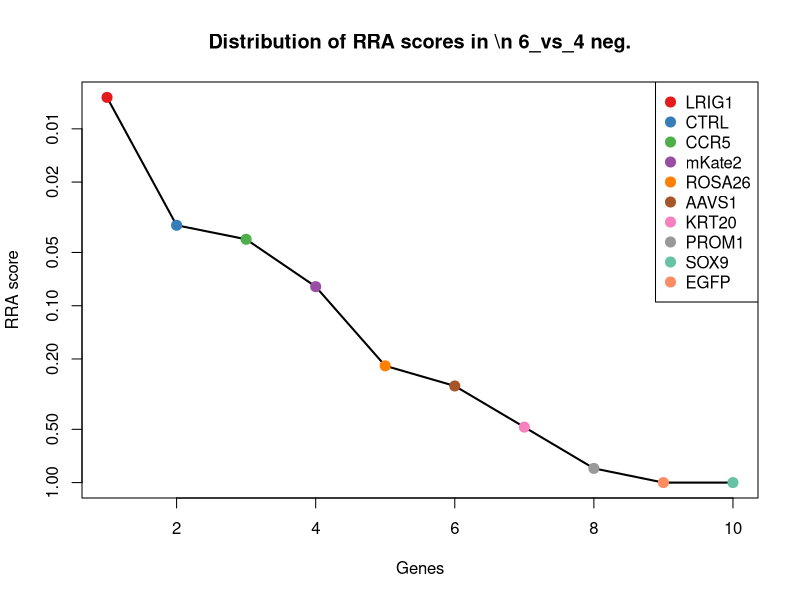
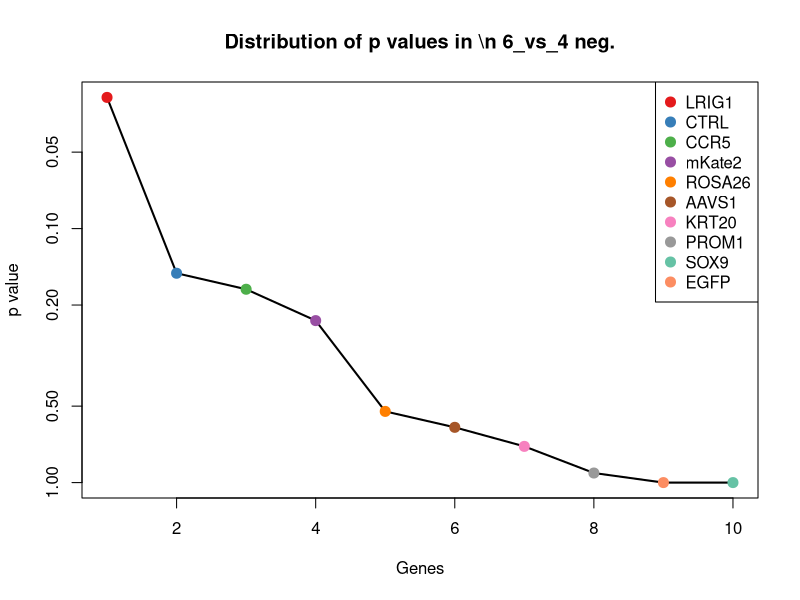
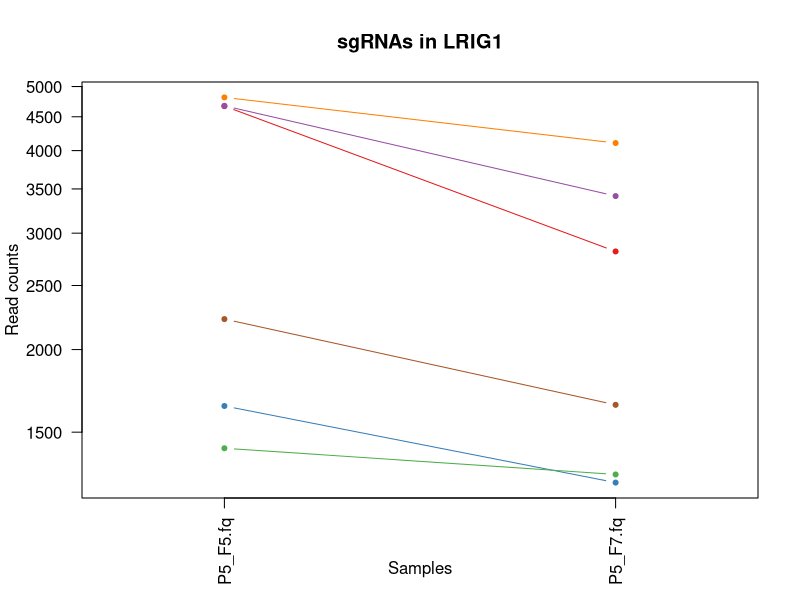
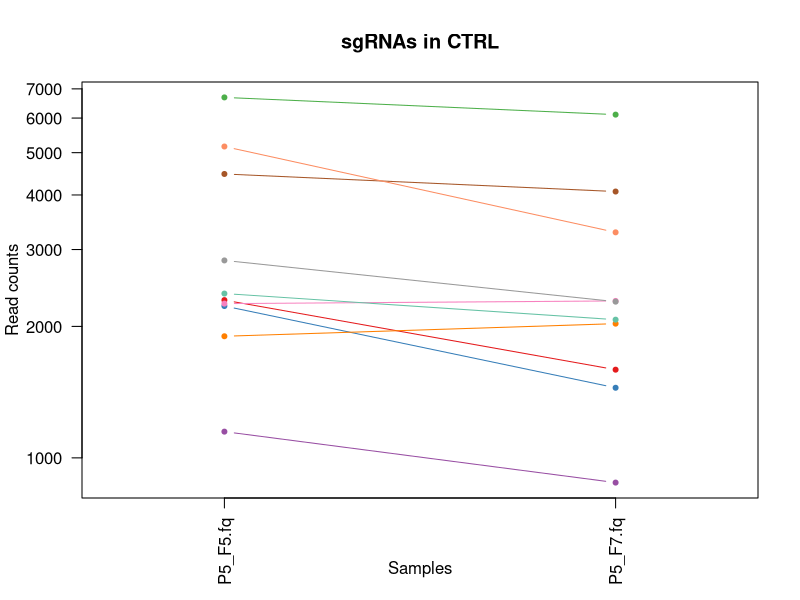
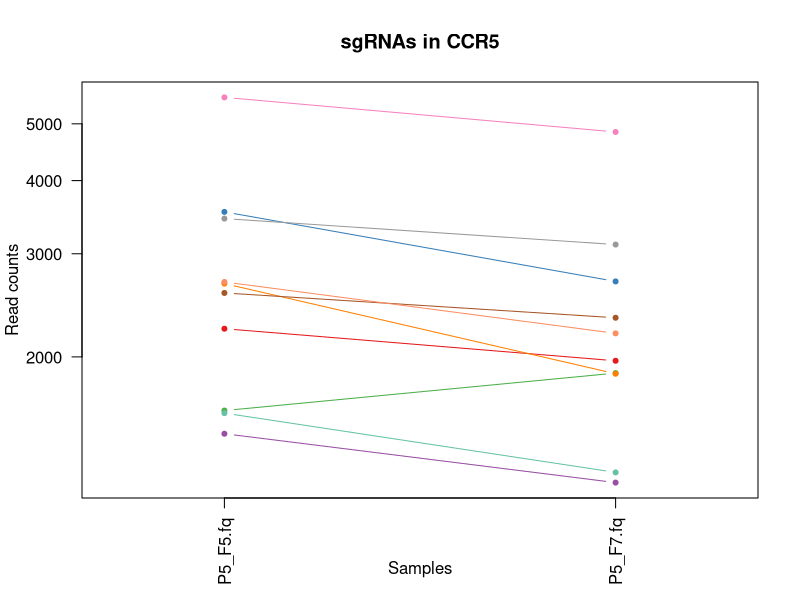
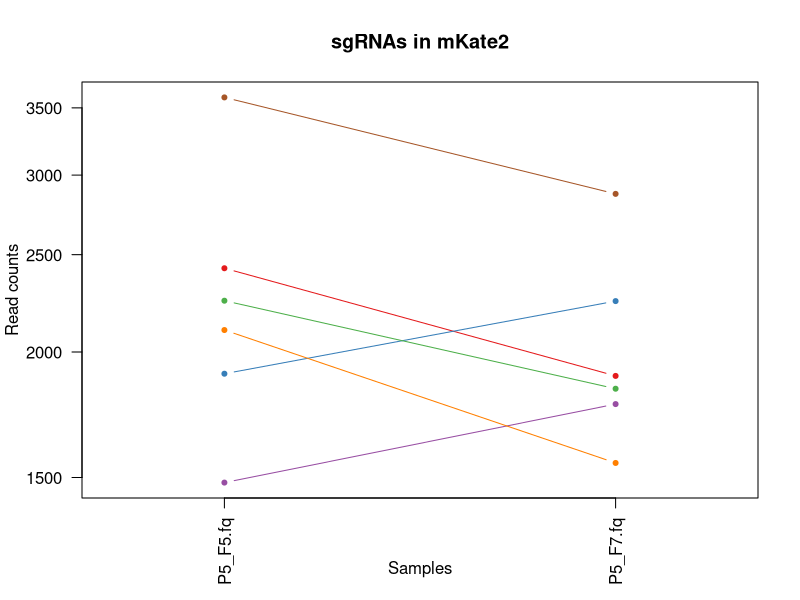
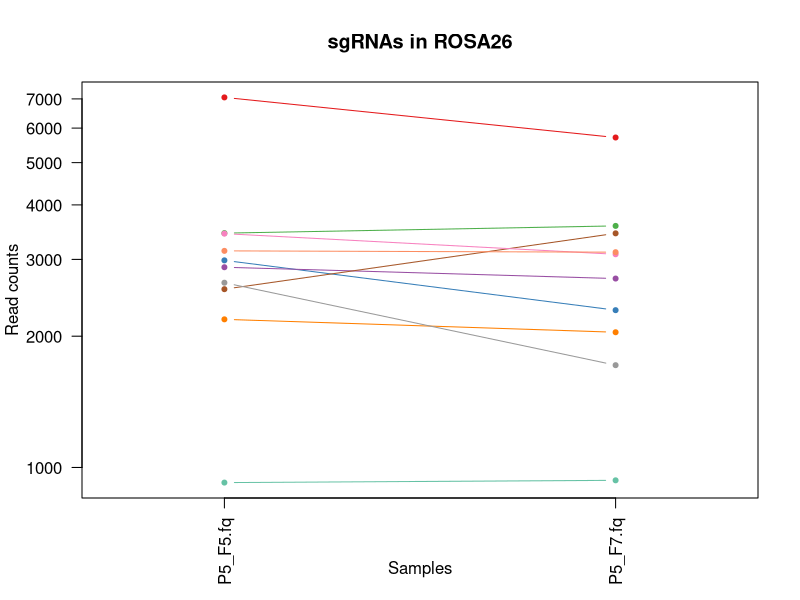
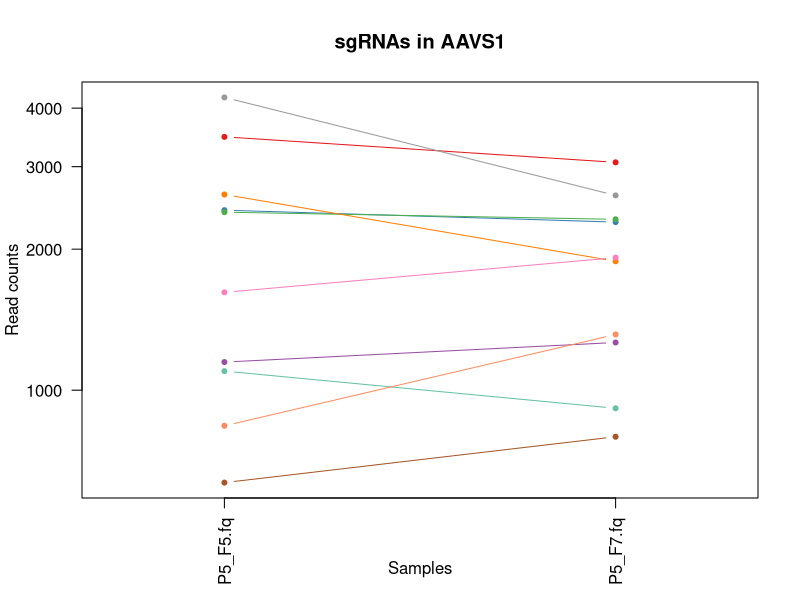

Here is the R script that generated these plots, in order: (Note: this script raises an error after producing the figures.)
pdf(file='P5_46_day7.pdf',width=4.5,height=4.5);
gstable=read.table('P5_46_day7.gene_summary.txt',header=T)
# 
#
# parameters
# Do not modify the variables beginning with "__"

# gstablename='__GENE_SUMMARY_FILE__'
startindex=3
# outputfile='__OUTPUT_FILE__'
targetgenelist=c("LRIG1","CTRL","CCR5","mKate2","ROSA26","AAVS1","KRT20","PROM1","SOX9","EGFP")
# samplelabel=sub('.\\w+.\\w+$','',colnames(gstable)[startindex]);
samplelabel='6_vs_4 neg.'


# You need to write some codes in front of this code:
# gstable=read.table(gstablename,header=T)
# pdf(file=outputfile,width=6,height=6)


# set up color using RColorBrewer
#library(RColorBrewer)
#colors <- brewer.pal(length(targetgenelist), "Set1")

colors=c( "#E41A1C", "#377EB8", "#4DAF4A", "#984EA3", "#FF7F00",  "#A65628", "#F781BF",
          "#999999", "#66C2A5", "#FC8D62", "#8DA0CB", "#E78AC3", "#A6D854", "#FFD92F", "#E5C494", "#B3B3B3", 
          "#8DD3C7", "#FFFFB3", "#BEBADA", "#FB8072", "#80B1D3", "#FDB462", "#B3DE69", "#FCCDE5",
          "#D9D9D9", "#BC80BD", "#CCEBC5", "#FFED6F")

######
# function definition

plotrankedvalues<-function(val, tglist, ...){
  
  plot(val,log='y',ylim=c(max(val),min(val)),type='l',lwd=2, ...)
  if(length(tglist)>0){
    for(i in 1:length(tglist)){
      targetgene=tglist[i];
      tx=which(names(val)==targetgene);ty=val[targetgene];
      points(tx,ty,col=colors[(i %% length(colors)) ],cex=2,pch=20)
      # text(tx+50,ty,targetgene,col=colors[i])
    }
    legend('topright',tglist,pch=20,pt.cex = 2,cex=1,col=colors)
  }
}



plotrandvalues<-function(val,targetgenelist, ...){
  # choose the one with the best distance distribution
  
  mindiffvalue=0;
  randval=val;
  for(i in 1:20){
    randval0=sample(val)
    vindex=sort(which(names(randval0) %in% targetgenelist))
    if(max(vindex)>0.9*length(val)){
      # print('pass...')
      next;
    }
    mindiffind=min(diff(vindex));
    if (mindiffind > mindiffvalue){
      mindiffvalue=mindiffind;
      randval=randval0;
      # print(paste('Diff: ',mindiffvalue))
    }
  }
  plot(randval,log='y',ylim=c(max(randval),min(randval)),pch=20,col='grey', ...)
  
  if(length(targetgenelist)>0){
    for(i in 1:length(targetgenelist)){
      targetgene=targetgenelist[i];
      tx=which(names(randval)==targetgene);ty=randval[targetgene];
      points(tx,ty,col=colors[(i %% length(colors)) ],cex=2,pch=20)
      text(tx+50,ty,targetgene,col=colors[i])
    }
  }
  
}




# set.seed(1235)



pvec=gstable[,startindex]
names(pvec)=gstable[,'id']
pvec=sort(pvec);

plotrankedvalues(pvec,targetgenelist,xlab='Genes',ylab='RRA score',main=paste('Distribution of RRA scores in \\n',samplelabel))

# plotrandvalues(pvec,targetgenelist,xlab='Genes',ylab='RRA score',main=paste('Distribution of RRA scores in \\n',samplelabel))


pvec=gstable[,startindex+1]
names(pvec)=gstable[,'id']
pvec=sort(pvec);

plotrankedvalues(pvec,targetgenelist,xlab='Genes',ylab='p value',main=paste('Distribution of p values in \\n',samplelabel))

# plotrandvalues(pvec,targetgenelist,xlab='Genes',ylab='p value',main=paste('Distribution of p values in \\n',samplelabel))



# you need to write after this code:
# dev.off()






# parameters
# Do not modify the variables beginning with "__"
targetmat=list(c(4668.7951155032415,2814.04188166322),c(1642.1561444367512,1257.3170437890255),c(1417.203247938566,1293.5199469954023),c(4673.907681332746,3412.8574698335574),c(4812.96947189526,4105.604914971791),c(2222.943622668429,1648.6997811552592))
targetgene="LRIG1"
collabel=c("P5_F5.fq","P5_F7.fq")

# set up color using RColorBrewer
#library(RColorBrewer)
#colors <- brewer.pal(length(targetgenelist), "Set1")

colors=c( "#E41A1C", "#377EB8", "#4DAF4A", "#984EA3", "#FF7F00",  "#A65628", "#F781BF",
          "#999999", "#66C2A5", "#FC8D62", "#8DA0CB", "#E78AC3", "#A6D854", "#FFD92F", "#E5C494", "#B3B3B3", 
          "#8DD3C7", "#FFFFB3", "#BEBADA", "#FB8072", "#80B1D3", "#FDB462", "#B3DE69", "#FCCDE5",
          "#D9D9D9", "#BC80BD", "#CCEBC5", "#FFED6F")


## code

targetmatvec=unlist(targetmat)+1
yrange=range(targetmatvec[targetmatvec>0]);
# yrange[1]=1; # set the minimum value to 1
for(i in 1:length(targetmat)){
  vali=targetmat[[i]]+1;
  if(i==1){
    plot(1:length(vali),vali,type='b',las=1,pch=20,main=paste('sgRNAs in',targetgene),ylab='Read counts',xlab='Samples',xlim=c(0.7,length(vali)+0.3),ylim = yrange,col=colors[(i %% length(colors))],xaxt='n',log='y')
    axis(1,at=1:length(vali),labels=(collabel),las=2)
    # lines(0:100,rep(1,101),col='black');
  }else{
    lines(1:length(vali),vali,type='b',pch=20,col=colors[(i %% length(colors))])
  }
}




# parameters
# Do not modify the variables beginning with "__"
targetmat=list(c(2296.5645706132896,1590.97082739374),c(2226.0111621661313,1446.1592145682334),c(6690.303644489205,6109.484530286907),c(1147.259772140744,876.6973317003634),c(1897.7844359119615,2028.341036400506),c(4467.360021820776,4072.3373822956614),c(2254.641530811355,2286.65364306222),c(2831.3389563794294,2277.8475314714797),c(2377.343110719456,2071.393137510792),c(5163.6914877992485,3283.7011665027003))
targetgene="CTRL"
collabel=c("P5_F5.fq","P5_F7.fq")

# set up color using RColorBrewer
#library(RColorBrewer)
#colors <- brewer.pal(length(targetgenelist), "Set1")

colors=c( "#E41A1C", "#377EB8", "#4DAF4A", "#984EA3", "#FF7F00",  "#A65628", "#F781BF",
          "#999999", "#66C2A5", "#FC8D62", "#8DA0CB", "#E78AC3", "#A6D854", "#FFD92F", "#E5C494", "#B3B3B3", 
          "#8DD3C7", "#FFFFB3", "#BEBADA", "#FB8072", "#80B1D3", "#FDB462", "#B3DE69", "#FCCDE5",
          "#D9D9D9", "#BC80BD", "#CCEBC5", "#FFED6F")


## code

targetmatvec=unlist(targetmat)+1
yrange=range(targetmatvec[targetmatvec>0]);
# yrange[1]=1; # set the minimum value to 1
for(i in 1:length(targetmat)){
  vali=targetmat[[i]]+1;
  if(i==1){
    plot(1:length(vali),vali,type='b',las=1,pch=20,main=paste('sgRNAs in',targetgene),ylab='Read counts',xlab='Samples',xlim=c(0.7,length(vali)+0.3),ylim = yrange,col=colors[(i %% length(colors))],xaxt='n',log='y')
    axis(1,at=1:length(vali),labels=(collabel),las=2)
    # lines(0:100,rep(1,101),col='black');
  }else{
    lines(1:length(vali),vali,type='b',pch=20,col=colors[(i %% length(colors))])
  }
}




# parameters
# Do not modify the variables beginning with "__"
targetmat=list(c(2233.1687543274375,1968.6551689521552),c(3535.8505276851092,2689.7778625494407),c(1618.6383416210317,1875.7017688276749),c(1477.5315247267156,1219.1572268958178),c(2666.714336669394,1870.8094846105969),c(2570.598099074715,2331.662657859337),c(5546.111411846163,4841.404461220311),c(3443.8243427540333,3109.5358483747264),c(1602.2781309666184,1269.0585259100126),c(2684.0970604897084,2192.721786094324))
targetgene="CCR5"
collabel=c("P5_F5.fq","P5_F7.fq")

# set up color using RColorBrewer
#library(RColorBrewer)
#colors <- brewer.pal(length(targetgenelist), "Set1")

colors=c( "#E41A1C", "#377EB8", "#4DAF4A", "#984EA3", "#FF7F00",  "#A65628", "#F781BF",
          "#999999", "#66C2A5", "#FC8D62", "#8DA0CB", "#E78AC3", "#A6D854", "#FFD92F", "#E5C494", "#B3B3B3", 
          "#8DD3C7", "#FFFFB3", "#BEBADA", "#FB8072", "#80B1D3", "#FDB462", "#B3DE69", "#FCCDE5",
          "#D9D9D9", "#BC80BD", "#CCEBC5", "#FFED6F")


## code

targetmatvec=unlist(targetmat)+1
yrange=range(targetmatvec[targetmatvec>0]);
# yrange[1]=1; # set the minimum value to 1
for(i in 1:length(targetmat)){
  vali=targetmat[[i]]+1;
  if(i==1){
    plot(1:length(vali),vali,type='b',las=1,pch=20,main=paste('sgRNAs in',targetgene),ylab='Read counts',xlab='Samples',xlim=c(0.7,length(vali)+0.3),ylim = yrange,col=colors[(i %% length(colors))],xaxt='n',log='y')
    axis(1,at=1:length(vali),labels=(collabel),las=2)
    # lines(0:100,rep(1,101),col='black');
  }else{
    lines(1:length(vali),vali,type='b',pch=20,col=colors[(i %% length(colors))])
  }
}




# parameters
# Do not modify the variables beginning with "__"
targetmat=list(c(2422.333690019093,1892.3355351657397),c(1901.8744885755648,2246.5369124821814),c(2248.50645181595,1837.541951934467),c(1481.621577390319,1773.942257112454),c(2102.2870690921295,1549.8756399702852),c(3583.9086464824486,2872.749292268155))
targetgene="mKate2"
collabel=c("P5_F5.fq","P5_F7.fq")

# set up color using RColorBrewer
#library(RColorBrewer)
#colors <- brewer.pal(length(targetgenelist), "Set1")

colors=c( "#E41A1C", "#377EB8", "#4DAF4A", "#984EA3", "#FF7F00",  "#A65628", "#F781BF",
          "#999999", "#66C2A5", "#FC8D62", "#8DA0CB", "#E78AC3", "#A6D854", "#FFD92F", "#E5C494", "#B3B3B3", 
          "#8DD3C7", "#FFFFB3", "#BEBADA", "#FB8072", "#80B1D3", "#FDB462", "#B3DE69", "#FCCDE5",
          "#D9D9D9", "#BC80BD", "#CCEBC5", "#FFED6F")


## code

targetmatvec=unlist(targetmat)+1
yrange=range(targetmatvec[targetmatvec>0]);
# yrange[1]=1; # set the minimum value to 1
for(i in 1:length(targetmat)){
  vali=targetmat[[i]]+1;
  if(i==1){
    plot(1:length(vali),vali,type='b',las=1,pch=20,main=paste('sgRNAs in',targetgene),ylab='Read counts',xlab='Samples',xlim=c(0.7,length(vali)+0.3),ylim = yrange,col=colors[(i %% length(colors))],xaxt='n',log='y')
    axis(1,at=1:length(vali),labels=(collabel),las=2)
    # lines(0:100,rep(1,101),col='black');
  }else{
    lines(1:length(vali),vali,type='b',pch=20,col=colors[(i %% length(colors))])
  }
}




# parameters
# Do not modify the variables beginning with "__"
targetmat=list(c(7054.318331549904,5708.317224486518),c(2983.693418098655,2293.502840966129),c(3444.846855919934,3579.1951332142066),c(2877.3520488449676,2710.3254562611683),c(2185.1106355300976,2041.0609753649085),c(2562.4179937475083,3441.232718292609),c(3435.6442374268267,3081.1605999156745),c(2651.3766391808813,1715.234846507519),c(922.3068756425588,933.4478286184673),c(3137.070392983781,3115.4065894352198))
targetgene="ROSA26"
collabel=c("P5_F5.fq","P5_F7.fq")

# set up color using RColorBrewer
#library(RColorBrewer)
#colors <- brewer.pal(length(targetgenelist), "Set1")

colors=c( "#E41A1C", "#377EB8", "#4DAF4A", "#984EA3", "#FF7F00",  "#A65628", "#F781BF",
          "#999999", "#66C2A5", "#FC8D62", "#8DA0CB", "#E78AC3", "#A6D854", "#FFD92F", "#E5C494", "#B3B3B3", 
          "#8DD3C7", "#FFFFB3", "#BEBADA", "#FB8072", "#80B1D3", "#FDB462", "#B3DE69", "#FCCDE5",
          "#D9D9D9", "#BC80BD", "#CCEBC5", "#FFED6F")


## code

targetmatvec=unlist(targetmat)+1
yrange=range(targetmatvec[targetmatvec>0]);
# yrange[1]=1; # set the minimum value to 1
for(i in 1:length(targetmat)){
  vali=targetmat[[i]]+1;
  if(i==1){
    plot(1:length(vali),vali,type='b',las=1,pch=20,main=paste('sgRNAs in',targetgene),ylab='Read counts',xlab='Samples',xlim=c(0.7,length(vali)+0.3),ylim = yrange,col=colors[(i %% length(colors))],xaxt='n',log='y')
    axis(1,at=1:length(vali),labels=(collabel),las=2)
    # lines(0:100,rep(1,101),col='black');
  }else{
    lines(1:length(vali),vali,type='b',pch=20,col=colors[(i %% length(colors))])
  }
}




# parameters
# Do not modify the variables beginning with "__"
targetmat=list(c(3472.454711399257,3063.548376734194),c(2421.311176853192,2283.7182725319735),c(2397.793374037473,2315.0288915212723),c(1147.259772140744,1263.1877848495192),c(2615.588678374352,1883.5294235749996),c(633.9581628585216,794.5069568534543),c(1616.59331528923,1917.775413094545),c(4215.821783009169,2603.6736603288696),c(1097.1566270116027,913.8786917501556),c(838.4607960386899,1314.0675407071294))
targetgene="AAVS1"
collabel=c("P5_F5.fq","P5_F7.fq")

# set up color using RColorBrewer
#library(RColorBrewer)
#colors <- brewer.pal(length(targetgenelist), "Set1")

colors=c( "#E41A1C", "#377EB8", "#4DAF4A", "#984EA3", "#FF7F00",  "#A65628", "#F781BF",
          "#999999", "#66C2A5", "#FC8D62", "#8DA0CB", "#E78AC3", "#A6D854", "#FFD92F", "#E5C494", "#B3B3B3", 
          "#8DD3C7", "#FFFFB3", "#BEBADA", "#FB8072", "#80B1D3", "#FDB462", "#B3DE69", "#FCCDE5",
          "#D9D9D9", "#BC80BD", "#CCEBC5", "#FFED6F")


## code

targetmatvec=unlist(targetmat)+1
yrange=range(targetmatvec[targetmatvec>0]);
# yrange[1]=1; # set the minimum value to 1
for(i in 1:length(targetmat)){
  vali=targetmat[[i]]+1;
  if(i==1){
    plot(1:length(vali),vali,type='b',las=1,pch=20,main=paste('sgRNAs in',targetgene),ylab='Read counts',xlab='Samples',xlim=c(0.7,length(vali)+0.3),ylim = yrange,col=colors[(i %% length(colors))],xaxt='n',log='y')
    axis(1,at=1:length(vali),labels=(collabel),las=2)
    # lines(0:100,rep(1,101),col='black');
  }else{
    lines(1:length(vali),vali,type='b',pch=20,col=colors[(i %% length(colors))])
  }
}




# parameters
# Do not modify the variables beginning with "__"
targetmat=list(c(2558.327941083905,2113.4667817776617),c(3454.049474413042,2657.4887867167267),c(2422.333690019093,2213.2693798060513),c(880.3838358406243,991.1767823799868),c(3830.3343194645513,3536.143032103921),c(2431.536308512201,2123.2513502118177))
targetgene="KRT20"
collabel=c("P5_F5.fq","P5_F7.fq")

# set up color using RColorBrewer
#library(RColorBrewer)
#colors <- brewer.pal(length(targetgenelist), "Set1")

colors=c( "#E41A1C", "#377EB8", "#4DAF4A", "#984EA3", "#FF7F00",  "#A65628", "#F781BF",
          "#999999", "#66C2A5", "#FC8D62", "#8DA0CB", "#E78AC3", "#A6D854", "#FFD92F", "#E5C494", "#B3B3B3", 
          "#8DD3C7", "#FFFFB3", "#BEBADA", "#FB8072", "#80B1D3", "#FDB462", "#B3DE69", "#FCCDE5",
          "#D9D9D9", "#BC80BD", "#CCEBC5", "#FFED6F")


## code

targetmatvec=unlist(targetmat)+1
yrange=range(targetmatvec[targetmatvec>0]);
# yrange[1]=1; # set the minimum value to 1
for(i in 1:length(targetmat)){
  vali=targetmat[[i]]+1;
  if(i==1){
    plot(1:length(vali),vali,type='b',las=1,pch=20,main=paste('sgRNAs in',targetgene),ylab='Read counts',xlab='Samples',xlim=c(0.7,length(vali)+0.3),ylim = yrange,col=colors[(i %% length(colors))],xaxt='n',log='y')
    axis(1,at=1:length(vali),labels=(collabel),las=2)
    # lines(0:100,rep(1,101),col='black');
  }else{
    lines(1:length(vali),vali,type='b',pch=20,col=colors[(i %% length(colors))])
  }
}




# parameters
# Do not modify the variables beginning with "__"
targetmat=list(c(3185.128511781121,2615.4151424498564),c(3337.482973500346,3127.148071556207),c(2517.4274144478713,2293.502840966129),c(3735.2405950357734,3982.3193527014273),c(1999.0132393361448,2162.389623948441),c(6180.069574704685,5723.9725339811675))
targetgene="PROM1"
collabel=c("P5_F5.fq","P5_F7.fq")

# set up color using RColorBrewer
#library(RColorBrewer)
#colors <- brewer.pal(length(targetgenelist), "Set1")

colors=c( "#E41A1C", "#377EB8", "#4DAF4A", "#984EA3", "#FF7F00",  "#A65628", "#F781BF",
          "#999999", "#66C2A5", "#FC8D62", "#8DA0CB", "#E78AC3", "#A6D854", "#FFD92F", "#E5C494", "#B3B3B3", 
          "#8DD3C7", "#FFFFB3", "#BEBADA", "#FB8072", "#80B1D3", "#FDB462", "#B3DE69", "#FCCDE5",
          "#D9D9D9", "#BC80BD", "#CCEBC5", "#FFED6F")


## code

targetmatvec=unlist(targetmat)+1
yrange=range(targetmatvec[targetmatvec>0]);
# yrange[1]=1; # set the minimum value to 1
for(i in 1:length(targetmat)){
  vali=targetmat[[i]]+1;
  if(i==1){
    plot(1:length(vali),vali,type='b',las=1,pch=20,main=paste('sgRNAs in',targetgene),ylab='Read counts',xlab='Samples',xlim=c(0.7,length(vali)+0.3),ylim = yrange,col=colors[(i %% length(colors))],xaxt='n',log='y')
    axis(1,at=1:length(vali),labels=(collabel),las=2)
    # lines(0:100,rep(1,101),col='black');
  }else{
    lines(1:length(vali),vali,type='b',pch=20,col=colors[(i %% length(colors))])
  }
}




# parameters
# Do not modify the variables beginning with "__"
targetmat=list(c(1266.8938125511424,2197.614070311402),c(1041.9409160529572,2162.389623948441),c(1147.259772140744,1736.7608970626618),c(626.8005706972157,1493.1251430521813),c(1410.0456557772602,2687.82094886261),c(1982.6530286817313,3844.35693777983))
targetgene="SOX9"
collabel=c("P5_F5.fq","P5_F7.fq")

# set up color using RColorBrewer
#library(RColorBrewer)
#colors <- brewer.pal(length(targetgenelist), "Set1")

colors=c( "#E41A1C", "#377EB8", "#4DAF4A", "#984EA3", "#FF7F00",  "#A65628", "#F781BF",
          "#999999", "#66C2A5", "#FC8D62", "#8DA0CB", "#E78AC3", "#A6D854", "#FFD92F", "#E5C494", "#B3B3B3", 
          "#8DD3C7", "#FFFFB3", "#BEBADA", "#FB8072", "#80B1D3", "#FDB462", "#B3DE69", "#FCCDE5",
          "#D9D9D9", "#BC80BD", "#CCEBC5", "#FFED6F")


## code

targetmatvec=unlist(targetmat)+1
yrange=range(targetmatvec[targetmatvec>0]);
# yrange[1]=1; # set the minimum value to 1
for(i in 1:length(targetmat)){
  vali=targetmat[[i]]+1;
  if(i==1){
    plot(1:length(vali),vali,type='b',las=1,pch=20,main=paste('sgRNAs in',targetgene),ylab='Read counts',xlab='Samples',xlim=c(0.7,length(vali)+0.3),ylim = yrange,col=colors[(i %% length(colors))],xaxt='n',log='y')
    axis(1,at=1:length(vali),labels=(collabel),las=2)
    # lines(0:100,rep(1,101),col='black');
  }else{
    lines(1:length(vali),vali,type='b',pch=20,col=colors[(i %% length(colors))])
  }
}




# parameters
# Do not modify the variables beginning with "__"
targetmat=list(c(495.918885461908,5227.894914369466),c(1437.6535112565828,5268.011644949505),c(1164.6424959610583,1999.965787941454),c(730.0744004532007,3188.790852691389),c(1179.9801934495708,5104.609352099103),c(2300.654623276893,3396.2237034954924))
targetgene="EGFP"
collabel=c("P5_F5.fq","P5_F7.fq")

# set up color using RColorBrewer
#library(RColorBrewer)
#colors <- brewer.pal(length(targetgenelist), "Set1")

colors=c( "#E41A1C", "#377EB8", "#4DAF4A", "#984EA3", "#FF7F00",  "#A65628", "#F781BF",
          "#999999", "#66C2A5", "#FC8D62", "#8DA0CB", "#E78AC3", "#A6D854", "#FFD92F", "#E5C494", "#B3B3B3", 
          "#8DD3C7", "#FFFFB3", "#BEBADA", "#FB8072", "#80B1D3", "#FDB462", "#B3DE69", "#FCCDE5",
          "#D9D9D9", "#BC80BD", "#CCEBC5", "#FFED6F")


## code

targetmatvec=unlist(targetmat)+1
yrange=range(targetmatvec[targetmatvec>0]);
# yrange[1]=1; # set the minimum value to 1
for(i in 1:length(targetmat)){
  vali=targetmat[[i]]+1;
  if(i==1){
    plot(1:length(vali),vali,type='b',las=1,pch=20,main=paste('sgRNAs in',targetgene),ylab='Read counts',xlab='Samples',xlim=c(0.7,length(vali)+0.3),ylim = yrange,col=colors[(i %% length(colors))],xaxt='n',log='y')
    axis(1,at=1:length(vali),labels=(collabel),las=2)
    # lines(0:100,rep(1,101),col='black');
  }else{
    lines(1:length(vali),vali,type='b',pch=20,col=colors[(i %% length(colors))])
  }
}



# 
#
# parameters
# Do not modify the variables beginning with "__"

# gstablename='__GENE_SUMMARY_FILE__'
startindex=9
# outputfile='__OUTPUT_FILE__'
targetgenelist=c("EGFP","SOX9","mKate2","AAVS1","KRT20","PROM1","ROSA26","CCR5","LRIG1","CTRL")
# samplelabel=sub('.\\w+.\\w+$','',colnames(gstable)[startindex]);
samplelabel='6_vs_4 pos.'


# You need to write some codes in front of this code:
# gstable=read.table(gstablename,header=T)
# pdf(file=outputfile,width=6,height=6)


# set up color using RColorBrewer
#library(RColorBrewer)
#colors <- brewer.pal(length(targetgenelist), "Set1")

colors=c( "#E41A1C", "#377EB8", "#4DAF4A", "#984EA3", "#FF7F00",  "#A65628", "#F781BF",
          "#999999", "#66C2A5", "#FC8D62", "#8DA0CB", "#E78AC3", "#A6D854", "#FFD92F", "#E5C494", "#B3B3B3", 
          "#8DD3C7", "#FFFFB3", "#BEBADA", "#FB8072", "#80B1D3", "#FDB462", "#B3DE69", "#FCCDE5",
          "#D9D9D9", "#BC80BD", "#CCEBC5", "#FFED6F")

######
# function definition

plotrankedvalues<-function(val, tglist, ...){
  
  plot(val,log='y',ylim=c(max(val),min(val)),type='l',lwd=2, ...)
  if(length(tglist)>0){
    for(i in 1:length(tglist)){
      targetgene=tglist[i];
      tx=which(names(val)==targetgene);ty=val[targetgene];
      points(tx,ty,col=colors[(i %% length(colors)) ],cex=2,pch=20)
      # text(tx+50,ty,targetgene,col=colors[i])
    }
    legend('topright',tglist,pch=20,pt.cex = 2,cex=1,col=colors)
  }
}



plotrandvalues<-function(val,targetgenelist, ...){
  # choose the one with the best distance distribution
  
  mindiffvalue=0;
  randval=val;
  for(i in 1:20){
    randval0=sample(val)
    vindex=sort(which(names(randval0) %in% targetgenelist))
    if(max(vindex)>0.9*length(val)){
      # print('pass...')
      next;
    }
    mindiffind=min(diff(vindex));
    if (mindiffind > mindiffvalue){
      mindiffvalue=mindiffind;
      randval=randval0;
      # print(paste('Diff: ',mindiffvalue))
    }
  }
  plot(randval,log='y',ylim=c(max(randval),min(randval)),pch=20,col='grey', ...)
  
  if(length(targetgenelist)>0){
    for(i in 1:length(targetgenelist)){
      targetgene=targetgenelist[i];
      tx=which(names(randval)==targetgene);ty=randval[targetgene];
      points(tx,ty,col=colors[(i %% length(colors)) ],cex=2,pch=20)
      text(tx+50,ty,targetgene,col=colors[i])
    }
  }
  
}




# set.seed(1235)



pvec=gstable[,startindex]
names(pvec)=gstable[,'id']
pvec=sort(pvec);

plotrankedvalues(pvec,targetgenelist,xlab='Genes',ylab='RRA score',main=paste('Distribution of RRA scores in \\n',samplelabel))

# plotrandvalues(pvec,targetgenelist,xlab='Genes',ylab='RRA score',main=paste('Distribution of RRA scores in \\n',samplelabel))


pvec=gstable[,startindex+1]
names(pvec)=gstable[,'id']
pvec=sort(pvec);

plotrankedvalues(pvec,targetgenelist,xlab='Genes',ylab='p value',main=paste('Distribution of p values in \\n',samplelabel))

# plotrandvalues(pvec,targetgenelist,xlab='Genes',ylab='p value',main=paste('Distribution of p values in \\n',samplelabel))



# you need to write after this code:
# dev.off()






# parameters
# Do not modify the variables beginning with "__"
targetmat=list(c(495.918885461908,5227.894914369466),c(1437.6535112565828,5268.011644949505),c(1164.6424959610583,1999.965787941454),c(730.0744004532007,3188.790852691389),c(1179.9801934495708,5104.609352099103),c(2300.654623276893,3396.2237034954924))
targetgene="EGFP"
collabel=c("P5_F5.fq","P5_F7.fq")

# set up color using RColorBrewer
#library(RColorBrewer)
#colors <- brewer.pal(length(targetgenelist), "Set1")

colors=c( "#E41A1C", "#377EB8", "#4DAF4A", "#984EA3", "#FF7F00",  "#A65628", "#F781BF",
          "#999999", "#66C2A5", "#FC8D62", "#8DA0CB", "#E78AC3", "#A6D854", "#FFD92F", "#E5C494", "#B3B3B3", 
          "#8DD3C7", "#FFFFB3", "#BEBADA", "#FB8072", "#80B1D3", "#FDB462", "#B3DE69", "#FCCDE5",
          "#D9D9D9", "#BC80BD", "#CCEBC5", "#FFED6F")


## code

targetmatvec=unlist(targetmat)+1
yrange=range(targetmatvec[targetmatvec>0]);
# yrange[1]=1; # set the minimum value to 1
for(i in 1:length(targetmat)){
  vali=targetmat[[i]]+1;
  if(i==1){
    plot(1:length(vali),vali,type='b',las=1,pch=20,main=paste('sgRNAs in',targetgene),ylab='Read counts',xlab='Samples',xlim=c(0.7,length(vali)+0.3),ylim = yrange,col=colors[(i %% length(colors))],xaxt='n',log='y')
    axis(1,at=1:length(vali),labels=(collabel),las=2)
    # lines(0:100,rep(1,101),col='black');
  }else{
    lines(1:length(vali),vali,type='b',pch=20,col=colors[(i %% length(colors))])
  }
}




# parameters
# Do not modify the variables beginning with "__"
targetmat=list(c(1266.8938125511424,2197.614070311402),c(1041.9409160529572,2162.389623948441),c(1147.259772140744,1736.7608970626618),c(626.8005706972157,1493.1251430521813),c(1410.0456557772602,2687.82094886261),c(1982.6530286817313,3844.35693777983))
targetgene="SOX9"
collabel=c("P5_F5.fq","P5_F7.fq")

# set up color using RColorBrewer
#library(RColorBrewer)
#colors <- brewer.pal(length(targetgenelist), "Set1")

colors=c( "#E41A1C", "#377EB8", "#4DAF4A", "#984EA3", "#FF7F00",  "#A65628", "#F781BF",
          "#999999", "#66C2A5", "#FC8D62", "#8DA0CB", "#E78AC3", "#A6D854", "#FFD92F", "#E5C494", "#B3B3B3", 
          "#8DD3C7", "#FFFFB3", "#BEBADA", "#FB8072", "#80B1D3", "#FDB462", "#B3DE69", "#FCCDE5",
          "#D9D9D9", "#BC80BD", "#CCEBC5", "#FFED6F")


## code

targetmatvec=unlist(targetmat)+1
yrange=range(targetmatvec[targetmatvec>0]);
# yrange[1]=1; # set the minimum value to 1
for(i in 1:length(targetmat)){
  vali=targetmat[[i]]+1;
  if(i==1){
    plot(1:length(vali),vali,type='b',las=1,pch=20,main=paste('sgRNAs in',targetgene),ylab='Read counts',xlab='Samples',xlim=c(0.7,length(vali)+0.3),ylim = yrange,col=colors[(i %% length(colors))],xaxt='n',log='y')
    axis(1,at=1:length(vali),labels=(collabel),las=2)
    # lines(0:100,rep(1,101),col='black');
  }else{
    lines(1:length(vali),vali,type='b',pch=20,col=colors[(i %% length(colors))])
  }
}




# parameters
# Do not modify the variables beginning with "__"
targetmat=list(c(2422.333690019093,1892.3355351657397),c(1901.8744885755648,2246.5369124821814),c(2248.50645181595,1837.541951934467),c(1481.621577390319,1773.942257112454),c(2102.2870690921295,1549.8756399702852),c(3583.9086464824486,2872.749292268155))
targetgene="mKate2"
collabel=c("P5_F5.fq","P5_F7.fq")

# set up color using RColorBrewer
#library(RColorBrewer)
#colors <- brewer.pal(length(targetgenelist), "Set1")

colors=c( "#E41A1C", "#377EB8", "#4DAF4A", "#984EA3", "#FF7F00",  "#A65628", "#F781BF",
          "#999999", "#66C2A5", "#FC8D62", "#8DA0CB", "#E78AC3", "#A6D854", "#FFD92F", "#E5C494", "#B3B3B3", 
          "#8DD3C7", "#FFFFB3", "#BEBADA", "#FB8072", "#80B1D3", "#FDB462", "#B3DE69", "#FCCDE5",
          "#D9D9D9", "#BC80BD", "#CCEBC5", "#FFED6F")


## code

targetmatvec=unlist(targetmat)+1
yrange=range(targetmatvec[targetmatvec>0]);
# yrange[1]=1; # set the minimum value to 1
for(i in 1:length(targetmat)){
  vali=targetmat[[i]]+1;
  if(i==1){
    plot(1:length(vali),vali,type='b',las=1,pch=20,main=paste('sgRNAs in',targetgene),ylab='Read counts',xlab='Samples',xlim=c(0.7,length(vali)+0.3),ylim = yrange,col=colors[(i %% length(colors))],xaxt='n',log='y')
    axis(1,at=1:length(vali),labels=(collabel),las=2)
    # lines(0:100,rep(1,101),col='black');
  }else{
    lines(1:length(vali),vali,type='b',pch=20,col=colors[(i %% length(colors))])
  }
}




# parameters
# Do not modify the variables beginning with "__"
targetmat=list(c(3472.454711399257,3063.548376734194),c(2421.311176853192,2283.7182725319735),c(2397.793374037473,2315.0288915212723),c(1147.259772140744,1263.1877848495192),c(2615.588678374352,1883.5294235749996),c(633.9581628585216,794.5069568534543),c(1616.59331528923,1917.775413094545),c(4215.821783009169,2603.6736603288696),c(1097.1566270116027,913.8786917501556),c(838.4607960386899,1314.0675407071294))
targetgene="AAVS1"
collabel=c("P5_F5.fq","P5_F7.fq")

# set up color using RColorBrewer
#library(RColorBrewer)
#colors <- brewer.pal(length(targetgenelist), "Set1")

colors=c( "#E41A1C", "#377EB8", "#4DAF4A", "#984EA3", "#FF7F00",  "#A65628", "#F781BF",
          "#999999", "#66C2A5", "#FC8D62", "#8DA0CB", "#E78AC3", "#A6D854", "#FFD92F", "#E5C494", "#B3B3B3", 
          "#8DD3C7", "#FFFFB3", "#BEBADA", "#FB8072", "#80B1D3", "#FDB462", "#B3DE69", "#FCCDE5",
          "#D9D9D9", "#BC80BD", "#CCEBC5", "#FFED6F")


## code

targetmatvec=unlist(targetmat)+1
yrange=range(targetmatvec[targetmatvec>0]);
# yrange[1]=1; # set the minimum value to 1
for(i in 1:length(targetmat)){
  vali=targetmat[[i]]+1;
  if(i==1){
    plot(1:length(vali),vali,type='b',las=1,pch=20,main=paste('sgRNAs in',targetgene),ylab='Read counts',xlab='Samples',xlim=c(0.7,length(vali)+0.3),ylim = yrange,col=colors[(i %% length(colors))],xaxt='n',log='y')
    axis(1,at=1:length(vali),labels=(collabel),las=2)
    # lines(0:100,rep(1,101),col='black');
  }else{
    lines(1:length(vali),vali,type='b',pch=20,col=colors[(i %% length(colors))])
  }
}




# parameters
# Do not modify the variables beginning with "__"
targetmat=list(c(2558.327941083905,2113.4667817776617),c(3454.049474413042,2657.4887867167267),c(2422.333690019093,2213.2693798060513),c(880.3838358406243,991.1767823799868),c(3830.3343194645513,3536.143032103921),c(2431.536308512201,2123.2513502118177))
targetgene="KRT20"
collabel=c("P5_F5.fq","P5_F7.fq")

# set up color using RColorBrewer
#library(RColorBrewer)
#colors <- brewer.pal(length(targetgenelist), "Set1")

colors=c( "#E41A1C", "#377EB8", "#4DAF4A", "#984EA3", "#FF7F00",  "#A65628", "#F781BF",
          "#999999", "#66C2A5", "#FC8D62", "#8DA0CB", "#E78AC3", "#A6D854", "#FFD92F", "#E5C494", "#B3B3B3", 
          "#8DD3C7", "#FFFFB3", "#BEBADA", "#FB8072", "#80B1D3", "#FDB462", "#B3DE69", "#FCCDE5",
          "#D9D9D9", "#BC80BD", "#CCEBC5", "#FFED6F")


## code

targetmatvec=unlist(targetmat)+1
yrange=range(targetmatvec[targetmatvec>0]);
# yrange[1]=1; # set the minimum value to 1
for(i in 1:length(targetmat)){
  vali=targetmat[[i]]+1;
  if(i==1){
    plot(1:length(vali),vali,type='b',las=1,pch=20,main=paste('sgRNAs in',targetgene),ylab='Read counts',xlab='Samples',xlim=c(0.7,length(vali)+0.3),ylim = yrange,col=colors[(i %% length(colors))],xaxt='n',log='y')
    axis(1,at=1:length(vali),labels=(collabel),las=2)
    # lines(0:100,rep(1,101),col='black');
  }else{
    lines(1:length(vali),vali,type='b',pch=20,col=colors[(i %% length(colors))])
  }
}




# parameters
# Do not modify the variables beginning with "__"
targetmat=list(c(3185.128511781121,2615.4151424498564),c(3337.482973500346,3127.148071556207),c(2517.4274144478713,2293.502840966129),c(3735.2405950357734,3982.3193527014273),c(1999.0132393361448,2162.389623948441),c(6180.069574704685,5723.9725339811675))
targetgene="PROM1"
collabel=c("P5_F5.fq","P5_F7.fq")

# set up color using RColorBrewer
#library(RColorBrewer)
#colors <- brewer.pal(length(targetgenelist), "Set1")

colors=c( "#E41A1C", "#377EB8", "#4DAF4A", "#984EA3", "#FF7F00",  "#A65628", "#F781BF",
          "#999999", "#66C2A5", "#FC8D62", "#8DA0CB", "#E78AC3", "#A6D854", "#FFD92F", "#E5C494", "#B3B3B3", 
          "#8DD3C7", "#FFFFB3", "#BEBADA", "#FB8072", "#80B1D3", "#FDB462", "#B3DE69", "#FCCDE5",
          "#D9D9D9", "#BC80BD", "#CCEBC5", "#FFED6F")


## code

targetmatvec=unlist(targetmat)+1
yrange=range(targetmatvec[targetmatvec>0]);
# yrange[1]=1; # set the minimum value to 1
for(i in 1:length(targetmat)){
  vali=targetmat[[i]]+1;
  if(i==1){
    plot(1:length(vali),vali,type='b',las=1,pch=20,main=paste('sgRNAs in',targetgene),ylab='Read counts',xlab='Samples',xlim=c(0.7,length(vali)+0.3),ylim = yrange,col=colors[(i %% length(colors))],xaxt='n',log='y')
    axis(1,at=1:length(vali),labels=(collabel),las=2)
    # lines(0:100,rep(1,101),col='black');
  }else{
    lines(1:length(vali),vali,type='b',pch=20,col=colors[(i %% length(colors))])
  }
}




# parameters
# Do not modify the variables beginning with "__"
targetmat=list(c(7054.318331549904,5708.317224486518),c(2983.693418098655,2293.502840966129),c(3444.846855919934,3579.1951332142066),c(2877.3520488449676,2710.3254562611683),c(2185.1106355300976,2041.0609753649085),c(2562.4179937475083,3441.232718292609),c(3435.6442374268267,3081.1605999156745),c(2651.3766391808813,1715.234846507519),c(922.3068756425588,933.4478286184673),c(3137.070392983781,3115.4065894352198))
targetgene="ROSA26"
collabel=c("P5_F5.fq","P5_F7.fq")

# set up color using RColorBrewer
#library(RColorBrewer)
#colors <- brewer.pal(length(targetgenelist), "Set1")

colors=c( "#E41A1C", "#377EB8", "#4DAF4A", "#984EA3", "#FF7F00",  "#A65628", "#F781BF",
          "#999999", "#66C2A5", "#FC8D62", "#8DA0CB", "#E78AC3", "#A6D854", "#FFD92F", "#E5C494", "#B3B3B3", 
          "#8DD3C7", "#FFFFB3", "#BEBADA", "#FB8072", "#80B1D3", "#FDB462", "#B3DE69", "#FCCDE5",
          "#D9D9D9", "#BC80BD", "#CCEBC5", "#FFED6F")


## code

targetmatvec=unlist(targetmat)+1
yrange=range(targetmatvec[targetmatvec>0]);
# yrange[1]=1; # set the minimum value to 1
for(i in 1:length(targetmat)){
  vali=targetmat[[i]]+1;
  if(i==1){
    plot(1:length(vali),vali,type='b',las=1,pch=20,main=paste('sgRNAs in',targetgene),ylab='Read counts',xlab='Samples',xlim=c(0.7,length(vali)+0.3),ylim = yrange,col=colors[(i %% length(colors))],xaxt='n',log='y')
    axis(1,at=1:length(vali),labels=(collabel),las=2)
    # lines(0:100,rep(1,101),col='black');
  }else{
    lines(1:length(vali),vali,type='b',pch=20,col=colors[(i %% length(colors))])
  }
}




# parameters
# Do not modify the variables beginning with "__"
targetmat=list(c(2233.1687543274375,1968.6551689521552),c(3535.8505276851092,2689.7778625494407),c(1618.6383416210317,1875.7017688276749),c(1477.5315247267156,1219.1572268958178),c(2666.714336669394,1870.8094846105969),c(2570.598099074715,2331.662657859337),c(5546.111411846163,4841.404461220311),c(3443.8243427540333,3109.5358483747264),c(1602.2781309666184,1269.0585259100126),c(2684.0970604897084,2192.721786094324))
targetgene="CCR5"
collabel=c("P5_F5.fq","P5_F7.fq")

# set up color using RColorBrewer
#library(RColorBrewer)
#colors <- brewer.pal(length(targetgenelist), "Set1")

colors=c( "#E41A1C", "#377EB8", "#4DAF4A", "#984EA3", "#FF7F00",  "#A65628", "#F781BF",
          "#999999", "#66C2A5", "#FC8D62", "#8DA0CB", "#E78AC3", "#A6D854", "#FFD92F", "#E5C494", "#B3B3B3", 
          "#8DD3C7", "#FFFFB3", "#BEBADA", "#FB8072", "#80B1D3", "#FDB462", "#B3DE69", "#FCCDE5",
          "#D9D9D9", "#BC80BD", "#CCEBC5", "#FFED6F")


## code

targetmatvec=unlist(targetmat)+1
yrange=range(targetmatvec[targetmatvec>0]);
# yrange[1]=1; # set the minimum value to 1
for(i in 1:length(targetmat)){
  vali=targetmat[[i]]+1;
  if(i==1){
    plot(1:length(vali),vali,type='b',las=1,pch=20,main=paste('sgRNAs in',targetgene),ylab='Read counts',xlab='Samples',xlim=c(0.7,length(vali)+0.3),ylim = yrange,col=colors[(i %% length(colors))],xaxt='n',log='y')
    axis(1,at=1:length(vali),labels=(collabel),las=2)
    # lines(0:100,rep(1,101),col='black');
  }else{
    lines(1:length(vali),vali,type='b',pch=20,col=colors[(i %% length(colors))])
  }
}




# parameters
# Do not modify the variables beginning with "__"
targetmat=list(c(4668.7951155032415,2814.04188166322),c(1642.1561444367512,1257.3170437890255),c(1417.203247938566,1293.5199469954023),c(4673.907681332746,3412.8574698335574),c(4812.96947189526,4105.604914971791),c(2222.943622668429,1648.6997811552592))
targetgene="LRIG1"
collabel=c("P5_F5.fq","P5_F7.fq")

# set up color using RColorBrewer
#library(RColorBrewer)
#colors <- brewer.pal(length(targetgenelist), "Set1")

colors=c( "#E41A1C", "#377EB8", "#4DAF4A", "#984EA3", "#FF7F00",  "#A65628", "#F781BF",
          "#999999", "#66C2A5", "#FC8D62", "#8DA0CB", "#E78AC3", "#A6D854", "#FFD92F", "#E5C494", "#B3B3B3", 
          "#8DD3C7", "#FFFFB3", "#BEBADA", "#FB8072", "#80B1D3", "#FDB462", "#B3DE69", "#FCCDE5",
          "#D9D9D9", "#BC80BD", "#CCEBC5", "#FFED6F")


## code

targetmatvec=unlist(targetmat)+1
yrange=range(targetmatvec[targetmatvec>0]);
# yrange[1]=1; # set the minimum value to 1
for(i in 1:length(targetmat)){
  vali=targetmat[[i]]+1;
  if(i==1){
    plot(1:length(vali),vali,type='b',las=1,pch=20,main=paste('sgRNAs in',targetgene),ylab='Read counts',xlab='Samples',xlim=c(0.7,length(vali)+0.3),ylim = yrange,col=colors[(i %% length(colors))],xaxt='n',log='y')
    axis(1,at=1:length(vali),labels=(collabel),las=2)
    # lines(0:100,rep(1,101),col='black');
  }else{
    lines(1:length(vali),vali,type='b',pch=20,col=colors[(i %% length(colors))])
  }
}




# parameters
# Do not modify the variables beginning with "__"
targetmat=list(c(2296.5645706132896,1590.97082739374),c(2226.0111621661313,1446.1592145682334),c(6690.303644489205,6109.484530286907),c(1147.259772140744,876.6973317003634),c(1897.7844359119615,2028.341036400506),c(4467.360021820776,4072.3373822956614),c(2254.641530811355,2286.65364306222),c(2831.3389563794294,2277.8475314714797),c(2377.343110719456,2071.393137510792),c(5163.6914877992485,3283.7011665027003))
targetgene="CTRL"
collabel=c("P5_F5.fq","P5_F7.fq")

# set up color using RColorBrewer
#library(RColorBrewer)
#colors <- brewer.pal(length(targetgenelist), "Set1")

colors=c( "#E41A1C", "#377EB8", "#4DAF4A", "#984EA3", "#FF7F00",  "#A65628", "#F781BF",
          "#999999", "#66C2A5", "#FC8D62", "#8DA0CB", "#E78AC3", "#A6D854", "#FFD92F", "#E5C494", "#B3B3B3", 
          "#8DD3C7", "#FFFFB3", "#BEBADA", "#FB8072", "#80B1D3", "#FDB462", "#B3DE69", "#FCCDE5",
          "#D9D9D9", "#BC80BD", "#CCEBC5", "#FFED6F")


## code

targetmatvec=unlist(targetmat)+1
yrange=range(targetmatvec[targetmatvec>0]);
# yrange[1]=1; # set the minimum value to 1
for(i in 1:length(targetmat)){
  vali=targetmat[[i]]+1;
  if(i==1){
    plot(1:length(vali),vali,type='b',las=1,pch=20,main=paste('sgRNAs in',targetgene),ylab='Read counts',xlab='Samples',xlim=c(0.7,length(vali)+0.3),ylim = yrange,col=colors[(i %% length(colors))],xaxt='n',log='y')
    axis(1,at=1:length(vali),labels=(collabel),las=2)
    # lines(0:100,rep(1,101),col='black');
  }else{
    lines(1:length(vali),vali,type='b',pch=20,col=colors[(i %% length(colors))])
  }
}



dev.off()
Sweave("P5_46_day7_summary.Rnw");
library(tools);

texi2dvi("P5_46_day7_summary.tex",pdf=TRUE);
